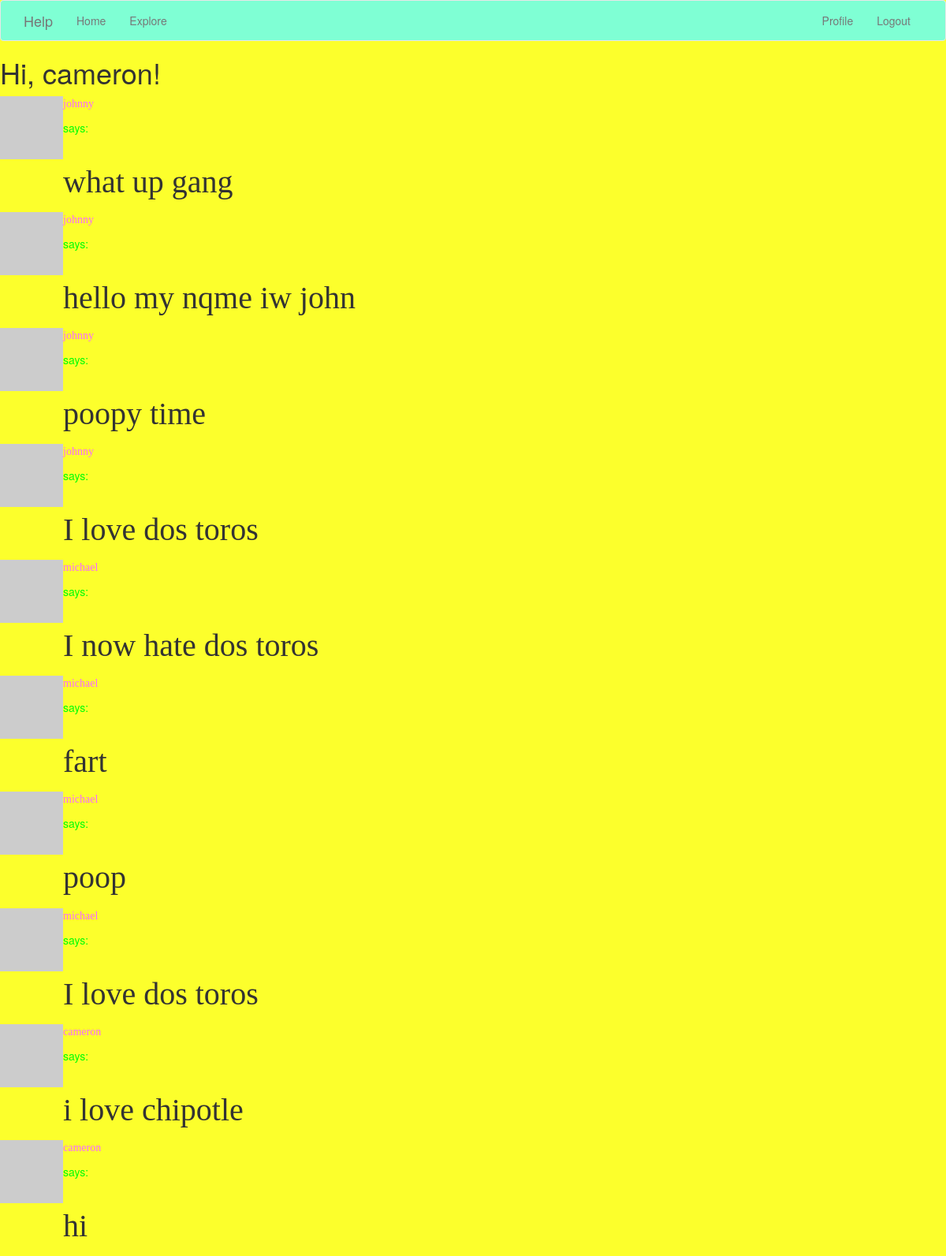
Page /explore (signed in) on the committed database.
### app/models.py (models this page shows, shortened)
class User(UserMixin, db.Model):
    id = db.Column(db.Integer, primary_key=True)
    username = db.Column(db.String(64), index=True, unique=True)
    email = db.Column(db.String(120), index=True, unique=True)
    password_hash = db.Column(db.String(128))
    posts = db.relationship('Post', backref='author', lazy='dynamic')
    about_me = db.Column(db.String(140))
    last_seen = db.Column(db.DateTime, default=datetime.utcnow)
    followed = db.relationship(
        'User', secondary=followers,
        primaryjoin=(followers.c.follower_id == id),
        secondaryjoin=(followers.c.followed_id == id),
        backref=db.backref('followers', lazy='dynamic'), lazy='dynamic')
    def avatar(self, size):
        digest = md5(self.email.lower().encode('utf-8')).hexdigest()
        return 'https://www.gravatar.com/avatar/{}?d=identicon&s={}'.format(
            digest, size)

class Post(db.Model):
    id = db.Column(db.Integer, primary_key=True)
    body = db.Column(db.String(140))
    timestamp = db.Column(db.DateTime, index=True, default=datetime.utcnow)
    user_id = db.Column(db.Integer, db.ForeignKey('user.id'))

### app/routes.py (the view)
@app.route('/explore')
@login_required
def explore():
    page = request.args.get('page', 1, type=int)
    posts = Post.query.order_by(Post.timestamp.desc()).paginate(
        page=page, per_page=app.config['POSTS_PER_PAGE'], error_out=False)
    next_url = url_for('explore', page=posts.next_num) \
        if posts.has_next else None
    prev_url = url_for('explore', page=posts.prev_num) \
        if posts.has_prev else None
    return render_template('index.html', title='Explore', posts=posts.items,
                           next_url=next_url, prev_url=prev_url)

### app/models.py (called while the page is built)
@login.user_loader
def load_user(id):
    return User.query.get(int(id))

### app/routes.py (called while the page is built)
@app.before_request
def before_request():
    if current_user.is_authenticated:
        current_user.last_seen = datetime.utcnow()
        db.session.commit()

### app/templates/index.html (shortened to what this page needs)
{% extends "base.html" %}
{% block content %}
  <body style="background-color:#FCFF2C;">
    <h1>Hi, {{ current_user.username }}!</h1>
    {% for post in posts %}
        {% include '_post.html' %}
    {% endfor %}
{% endblock %}

### app/templates/_post.html
    <table>
        <tr valign="top">
            <td><img src="{{ post.author.avatar(36) }}"></td>
            <td>
                <a href="{{ url_for('user', username=post.author.username) }}">
                    <p style="font-family: Impact; color: #FA69FF" >{{ post.author.username }} </p>
                </a>
              <body style="background-color:pink;">
              <p style="color: #00FF04">  says:</p><br><p style="font-family: Brush Script MT; font-size: 40px"> {{ post.body }} </p>
              </body>
            </td>
        </tr>
    </table>

### rows in the picture
User: username "cameron"
Post: author.username "johnny", body "what up gang"
Post: author.username "johnny", body "hello my nqme iw john"
Post: author.username "johnny", body "poopy time"
Post: author.username "johnny", body "I love dos toros"
Post: author.username "michael", body "I now hate dos toros"
Post: author.username "michael", body "fart"
Post: author.username "michael", body "poop"
Post: author.username "michael", body "I love dos toros"
Post: author.username "cameron", body "i love chipotle"
Post: author.username "cameron", body "hi"
